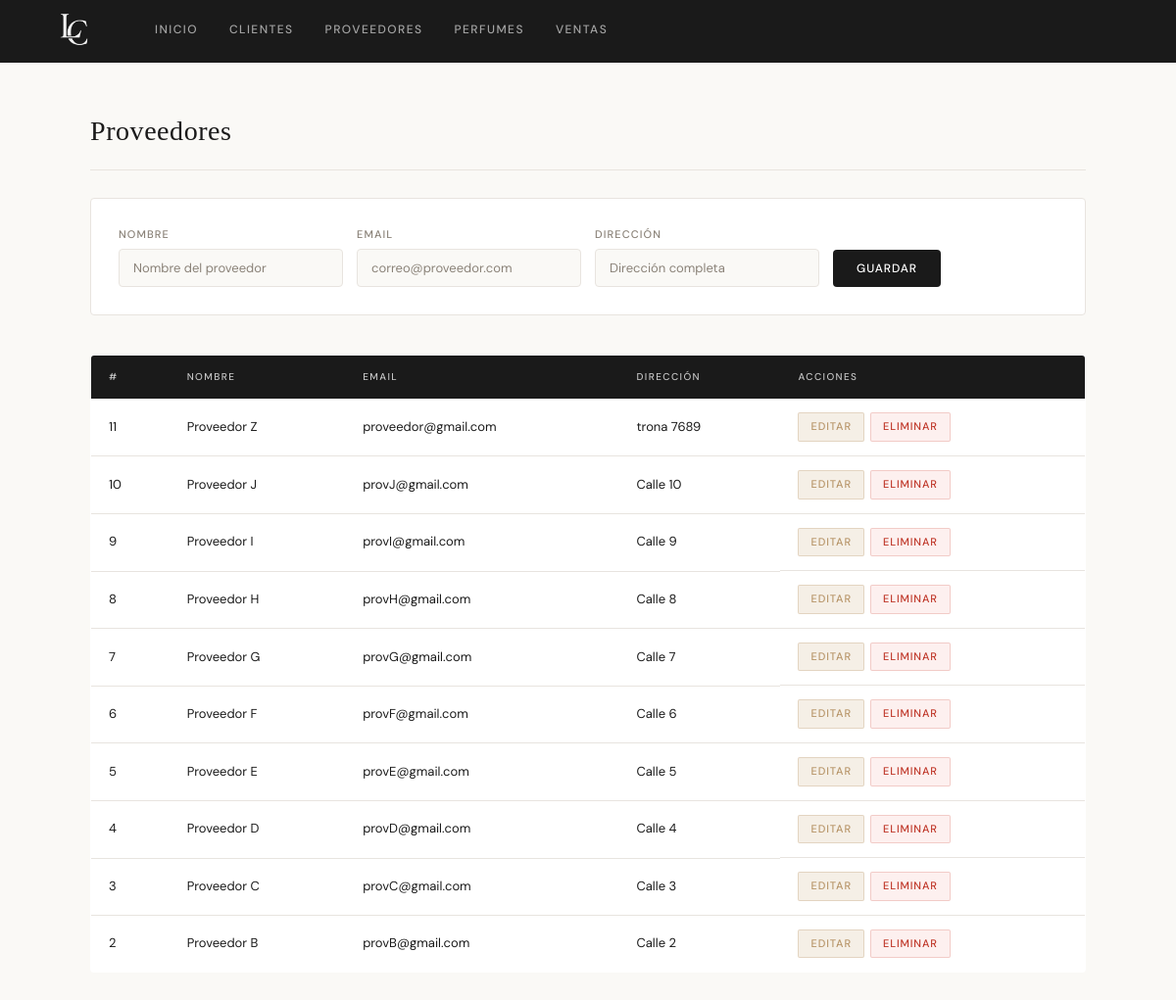
Page /proveedores.php on the committed database.
### tables this page shows
CREATE TABLE `proveedores` (
  `id_proveedor` int(11) NOT NULL,
  `nombre_proveedor` varchar(100) DEFAULT NULL,
  `email` varchar(100) DEFAULT NULL,
  `direccion` varchar(150) DEFAULT NULL
);

### proveedores.php (the view, shortened to what this page needs)
<?php include("conexion.php"); include("menu.php"); ?>
<h2>Proveedores</h2>
<form method="POST">
    <div>
        <label>Nombre</label>
        <input type="text" name="nombre_proveedor" placeholder="Nombre del proveedor" required>
    </div>
    <div>
        <label>Email</label>
        <input type="email" name="email" placeholder="correo@proveedor.com" required>
    </div>
    <div>
        <label>Dirección</label>
        <input type="text" name="direccion" placeholder="Dirección completa" required>
    </div>
    <div>
        <label>&nbsp;</label>
        <button type="submit">Guardar</button>
    </div>
</form>
<table>
    <thead>
        <tr>
            <th>#</th>
            <th>Nombre</th>
            <th>Email</th>
            <th>Dirección</th>
            <th>Acciones</th>
        </tr>
    </thead>
    <tbody>
    <?php
    $res = $conexion->query("SELECT * FROM proveedores ORDER BY id_proveedor DESC");
    while ($p = $res->fetch_assoc()):
    ?>
    <tr>
        <td><?= $p['id_proveedor'] ?></td>
        <td><?= htmlspecialchars($p['nombre_proveedor']) ?></td>
        <td><?= htmlspecialchars($p['email']) ?></td>
        <td><?= htmlspecialchars($p['direccion']) ?></td>
        <td style="display:flex;gap:6px;">
            <a class="btn btn-editar" href="editar_proveedor.php?id=<?= $p['id_proveedor'] ?>">Editar</a>
            <a class="btn btn-eliminar" href="eliminar_proveedor.php?id=<?= $p['id_proveedor'] ?>"
               onclick="return confirm('¿Eliminar este proveedor?')">Eliminar</a>
        </td>
    </tr>
    <?php endwhile; ?>
    </tbody>
</table>
</div></body></html>

### estilos.css (style rules this page uses)
:root { --bg: #FAF9F6; --surface: #FFFFFF; --border: #E8E4DF; --text: #1A1A1A; --text-muted: #8A8278; --accent: #B8966A; --accent-light: #F5EFE6; --danger: #C0392B; --radius: 4px; }
* { box-sizing: border-box; margin: 0; padding: 0; }
body { font-family: 'DM Sans', sans-serif; background: var(--bg); color: var(--text); font-size: 14px; line-height: 1.6; min-height: 100vh; }
h2 { font-family: 'Cormorant Garamond', serif; font-size: 28px; font-weight: 400; letter-spacing: 0.02em; margin-bottom: 28px; padding-bottom: 16px; border-bottom: 1px solid var(--border); color: var(--text); }
form { background: var(--surface); border: 1px solid var(--border); padding: 28px; border-radius: var(--radius); margin-bottom: 40px; display: grid; grid-template-columns: repeat(auto-fit, minmax(200px, 1fr)); gap: 14px; align-items: end; }
form label { display: block; font-size: 11px; letter-spacing: 0.1em; text-transform: uppercase; color: var(--text-muted); margin-bottom: 6px; font-weight: 500; }
input, select { width: 100%; padding: 10px 14px; border: 1px solid var(--border); border-radius: var(--radius); background: var(--bg); color: var(--text); font-family: 'DM Sans', sans-serif; font-size: 13px; transition: border-color 0.2s, box-shadow 0.2s; appearance: none; }
input::placeholder { color: var(--text-muted); }
button, .btn-primary { background: var(--text); color: white; border: none; padding: 11px 24px; border-radius: var(--radius); cursor: pointer; font-family: 'DM Sans', sans-serif; font-size: 12px; letter-spacing: 0.08em; text-transform: uppercase; font-weight: 500; transition: background 0.2s, transform 0.1s; white-space: nowrap; }
table { width: 100%; border-collapse: collapse; background: var(--surface); border: 1px solid var(--border); border-radius: var(--radius); overflow: hidden; }
thead tr { background: var(--text); }
th { padding: 14px 18px; text-align: left; color: rgba(255,255,255,0.75); font-size: 10px; letter-spacing: 0.14em; text-transform: uppercase; font-weight: 500; }
td { padding: 14px 18px; border-bottom: 1px solid var(--border); color: var(--text); font-size: 13px; }
tr:last-child td { border-bottom: none; }
a.btn { display: inline-block; padding: 5px 12px; border-radius: 2px; text-decoration: none; font-size: 11px; letter-spacing: 0.08em; text-transform: uppercase; font-weight: 500; transition: opacity 0.2s, transform 0.1s; }
.btn-editar { background: var(--accent-light); color: var(--accent); border: 1px solid rgba(184,150,106,0.3); }
.btn-eliminar { background: #FDF0EF; color: var(--danger); border: 1px solid rgba(192,57,43,0.2); }

### rows in the picture
proveedores: id_proveedor "11", nombre_proveedor "Proveedor Z", email "proveedor@gmail.com", direccion "trona 7689"
proveedores: id_proveedor "10", nombre_proveedor "Proveedor J", email "provJ@gmail.com", direccion "Calle 10"
proveedores: id_proveedor "9", nombre_proveedor "Proveedor I", email "provI@gmail.com", direccion "Calle 9"
proveedores: id_proveedor "8", nombre_proveedor "Proveedor H", email "provH@gmail.com", direccion "Calle 8"
proveedores: id_proveedor "7", nombre_proveedor "Proveedor G", email "provG@gmail.com", direccion "Calle 7"
proveedores: id_proveedor "6", nombre_proveedor "Proveedor F", email "provF@gmail.com", direccion "Calle 6"
proveedores: id_proveedor "5", nombre_proveedor "Proveedor E", email "provE@gmail.com", direccion "Calle 5"
proveedores: id_proveedor "4", nombre_proveedor "Proveedor D", email "provD@gmail.com", direccion "Calle 4"
proveedores: id_proveedor "3", nombre_proveedor "Proveedor C", email "provC@gmail.com", direccion "Calle 3"
proveedores: id_proveedor "2", nombre_proveedor "Proveedor B", email "provB@gmail.com", direccion "Calle 2"
